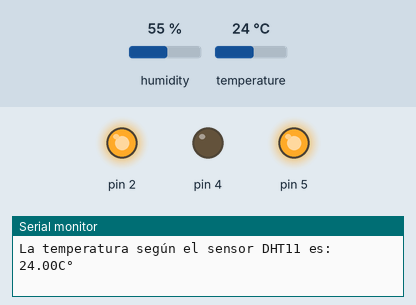
The sketch below on a simulated Arduino Uno, built with avr-gcc and run on an emulated ATmega328P. On the bench: output pins drawn as LEDs (lit = HIGH), the last lines printed to the serial monitor. The test bench sets the inputs (shaded band); at power-on: temperature 24 °C, humidity 55 %.

Above: at 2.8 s.
2.9 s: temperature set to 21 °C
5.6 s: temperature set to 18 °C
At 7.1 s:
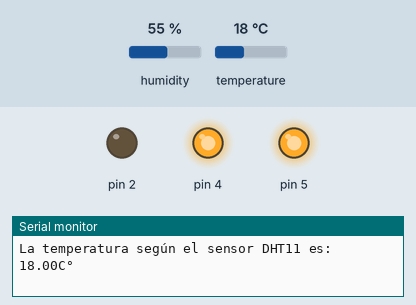
8.3 s: temperature set to 28 °C
At 10.8 s:
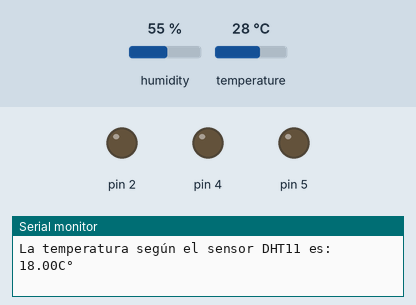
11.6 s: temperature set to 26 °C
14.3 s: temperature set to 23 °C
At 16.8 s:
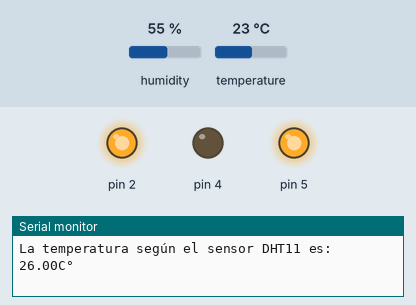
17.7 s: temperature set to 12 °C
At 19.2 s:
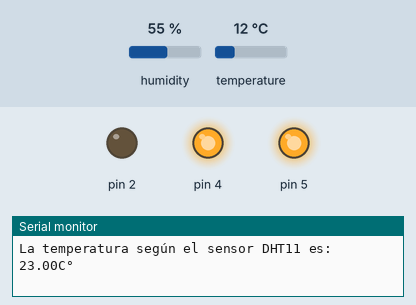
Timing chart, 0 to 20.7 s (numbered marks = the images above; inputs shaded):
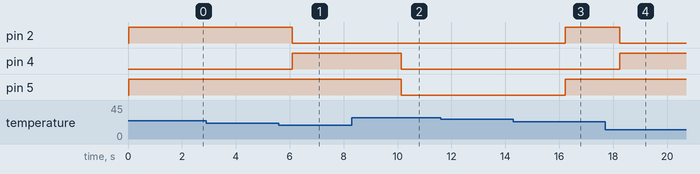

Measured:
- the behaviour switches between 20 and 19 °C on temperature (found by bisection; images 0 and 1)
- the behaviour switches between 25 and 24 °C on temperature (found by bisection; images 2 and 3)
- after the input at 5.6 s, pin 2: HIGH → LOW after 0.50 s; pin 4: LOW → HIGH after 0.50 s
- after the input at 8.3 s, pin 4, pin 5: HIGH → LOW after 1.8 s
- after the input at 14.3 s, pin 2, pin 5: LOW → HIGH after 1.9 s
- after the input at 17.7 s, pin 2: HIGH → LOW after 0.54 s; pin 4: LOW → HIGH after 0.54 s

The sketch:

sketch_pract18_Revelador___DHT11.ino
```cpp
#include <DHT.h>
#define DHTPIN 3
#define DHTTYPE DHT11

float gradosCelsiusDHT11 = 0;
DHT dht(DHTPIN,DHTTYPE); //objeto DHT

void setup() {

  pinMode(2,OUTPUT);
  pinMode(4,OUTPUT);
  pinMode(5,OUTPUT);
  Serial.begin(9600);
  dht.begin(); //inicializamos el sensor

}

void loop() {

  //Leer la temperatura desde el DHT11
  gradosCelsiusDHT11 = dht.readTemperature(); //celsius

   //se asegura de la lectura
  if(isnan(gradosCelsiusDHT11)){
    Serial.println("Error de lectura de datos");
    return;
  } else { //en caso de recibir información limpia,
    if(gradosCelsiusDHT11<20.0){ //se enciende sólo el led #1
      digitalWrite(2,LOW);
      digitalWrite(4,HIGH);
      digitalWrite(5,HIGH);
      delay(1000);
    }
    if(gradosCelsiusDHT11>= 20 && gradosCelsiusDHT11<25){ //se enciende sólo el led #2
      digitalWrite(4,LOW);
      digitalWrite(2,HIGH);
      digitalWrite(5,HIGH);
      delay(1000);
    }
    if(gradosCelsiusDHT11>=25){ //se enciende sólo el foco
      digitalWrite(4,LOW);
      digitalWrite(2,LOW);
      digitalWrite(5,LOW);
      delay(1000);
    }
    Serial.println("");
    Serial.print("La temperatura según el sensor DHT11 es: ");
    Serial.print(gradosCelsiusDHT11);
    Serial.println("C°");
    delay(1000);

  }
}
```
